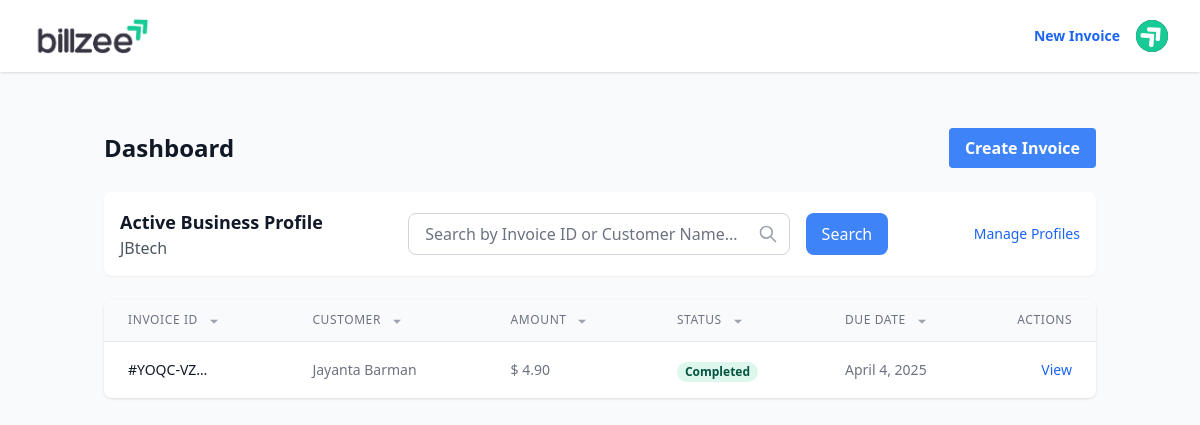
Before: / (signed in) with the older database file.
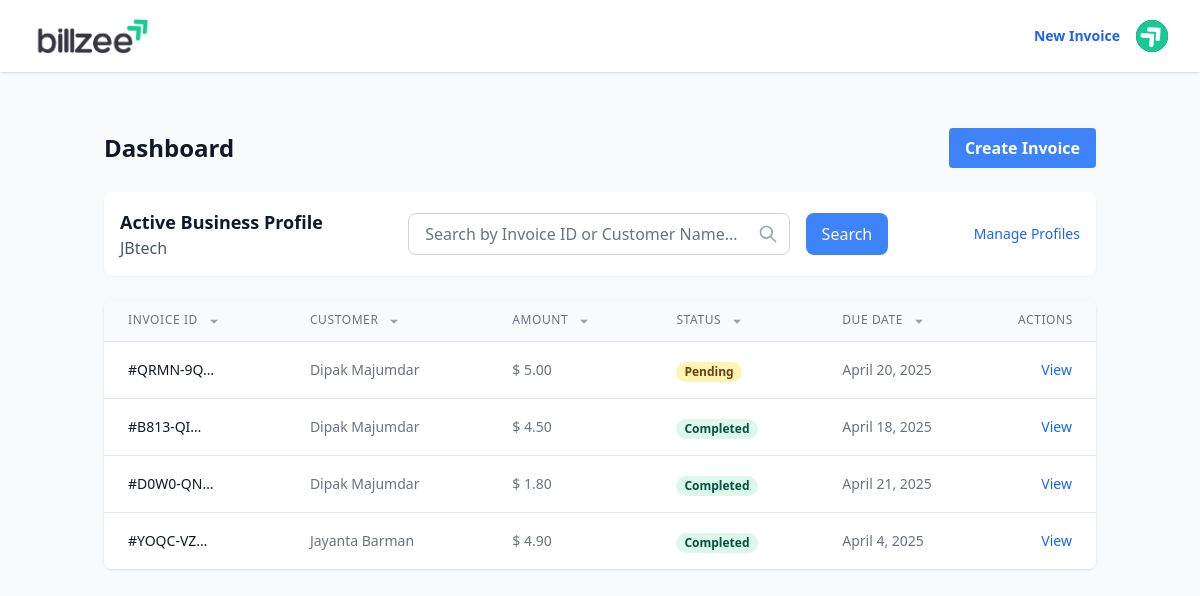
After: the same page with the newer database file.
### invoices/models.py (models this page shows, shortened)
class Invoice(models.Model):
    STATUS_CHOICES = [
        ('pending', 'Pending'),
        ('completed', 'Completed'),
        ('canceled', 'Canceled'),
    ]
    CURRENCY_CHOICES = [
        ('USD', 'USD'),
        ('INR', 'INR'),
        ('EUR', 'EUR'),
        ('GBP', 'GBP'),
        ('JPY', 'JPY'),
        ('AUD', 'AUD'),
        ('CAD', 'CAD'),
    ]
    invoice_id = models.CharField(max_length=19, editable=False, unique=True)
    user = models.ForeignKey(settings.AUTH_USER_MODEL, on_delete=models.CASCADE)
    profile = models.ForeignKey(Profile, on_delete=models.PROTECT, related_name='invoices', null=True, blank=True)
    customer_name = models.CharField(max_length=100)
    customer_email = models.EmailField()
    customer_contact = models.CharField(max_length=10, help_text="Numeric contact number (max 10 digits)", default="0000000000")
    customer_address = models.CharField(max_length=200, default="")
    customer_country = models.CharField(max_length=50, blank=True)
    customer_zip = models.CharField(max_length=7, blank=True, help_text="Postal/Zip code")
    customer_state = models.CharField(max_length=50, blank=True)
    customer_city = models.CharField(max_length=50, blank=True)
    billing_date = models.DateField(default=timezone.now)
    due_date = models.DateField()
    status = models.CharField(max_length=20, choices=STATUS_CHOICES, default='pending')
    notes = models.TextField(blank=True)
    created_at = models.DateTimeField(auto_now_add=True)
    updated_at = models.DateTimeField(auto_now=True)
    currency = models.CharField(max_length=3, choices=CURRENCY_CHOICES, default='USD')
    subtotal_amount = models.DecimalField(max_digits=10, decimal_places=2, default=0)
    gst_rate = models.DecimalField(max_digits=5, decimal_places=2, default=0)
    total_amount = models.DecimalField(max_digits=10, decimal_places=2, default=0)
    is_sent = models.BooleanField(default=False, help_text='Indicates if the invoice has been sent to the customer')
    paypal_payment_id = models.CharField(max_length=100, blank=True, null=True)
    cashfree_order_id = models.CharField(max_length=100, blank=True, null=True)

### invoices/views.py (the view)
# urls.py: path('', login_required(dashboard), name='home'),
@login_required
def dashboard(request):
    active_profile = Profile.objects.filter(user=request.user, is_active=True).first()
    if active_profile:
        invoices = Invoice.objects.filter(profile=active_profile)
        search_query = request.GET.get('search', '')
        if search_query:
            invoices = invoices.filter(
                Q(invoice_id__icontains=search_query) |
                Q(customer_name__icontains=search_query)
            )
        allowed_sort_fields = ['invoice_id', 'customer_name', 'total_amount', 'status', 'due_date']
        sort_by = request.GET.get('sort_by')
        order = request.GET.get('order', 'asc')
        if sort_by in allowed_sort_fields:
            ordering = sort_by if order == 'asc' else f"-{sort_by}"
        else:
            ordering = '-created_at'
        invoices = invoices.order_by(ordering)
    else:
        invoices = Invoice.objects.none()
    return render(request, 'invoices/dashboard.html', {
        'invoices': invoices,
        'active_profile': active_profile,
        'title': 'Dashboard'
    })

### templates/invoices/dashboard.html (shortened to what the changed rows need)
{% extends 'base.html' %}
{% load static %}
{% block content %}
<div class="container mx-auto px-4 py-8">
    <div class="flex justify-between items-center mb-6">
        <h1 class="text-2xl font-bold text-gray-900">Dashboard</h1>
    </div>
    {% if active_profile %}
    <div class="bg-white rounded-lg shadow-sm p-4 mb-6">
        <div class="flex items-center justify-between align-middle ">
            <div>
                <h2 class="text-lg font-semibold text-gray-900">Active Business Profile</h2>
            </div>
        </div>
    </div>
    {% endif %}
    <!-- {% if invoices %}
    <div class="mb-6 flex justify-end w-96">
        <form method="GET" action="{% url 'invoices:dashboard' %}" class="flex gap-4">
            <div class="flex-1">
                <div class="relative">
                    <input type="text"
                           name="search"
                           value="{{ request.GET.search }}"
                           placeholder="Search by Invoice ID or Customer Name..."
                           class="w-full px-4 py-2 border border-gray-300 rounded-lg focus:ring-blue-500 focus:border-blue-500">
                    <div class="absolute inset-y-0 right-0 flex items-center pr-3">
                        <svg class="h-5 w-5 text-gray-400" fill="none" stroke="currentColor" viewBox="0 0 24 24">
                            <path stroke-linecap="round" stroke-linejoin="round" stroke-width="2" d="M21 21l-6-6m2-5a7 7 0 11-14 0 7 7 0 0114 0z"/>
                        </svg>
                    </div>
                </div>
            </div>
            <button type="submit" class="px-4 py-2 bg-blue-500 text-white rounded-lg hover:bg-blue-600 focus:outline-none focus:ring-2 focus:ring-blue-500 focus:ring-offset-2">
                Search
            </button>
        </form>
    </div> -->
    <div class="bg-white rounded-lg shadow overflow-hidden">
        <table class="min-w-full divide-y divide-gray-200">
            <thead class="bg-gray-50">
                <tr>
                    <th scope="col" class="px-6 py-3 text-left text-xs font-medium text-gray-500 uppercase tracking-wider">
                        <a href="?sort_by=invoice_id&order={% if request.GET.sort_by == 'invoice_id' and request.GET.order == 'asc' %}desc{% else %}asc{% endif %}">
                            Invoice ID
                        </a>
                        <svg class="inline-block h-4 w-4 ml-1
                            {% if request.GET.sort_by == 'invoice_id' %}
                                {% if request.GET.order == 'asc' %}
                                    text-blue-500
                                {% else %}
                                    text-red-500
                                {% endif %}
                            {% else %}
                                text-gray-400
                            {% endif %}" viewBox="0 0 24 24" fill="currentColor">
                            <path d="{% if request.GET.sort_by == 'invoice_id' and request.GET.order == 'asc' %}M12 8l6 6H6z{% else %}M12 16l-6-6h12z{% endif %}"/>
                        </svg>
                    </th>
                    <th scope="col" class="px-6 py-3 text-left text-xs font-medium text-gray-500 uppercase tracking-wider">
                        <a href="?sort_by=customer_name&order={% if request.GET.sort_by == 'customer_name' and request.GET.order == 'asc' %}desc{% else %}asc{% endif %}">
                            Customer
                        </a>
                        <svg class="inline-block h-4 w-4 ml-1
                            {% if request.GET.sort_by == 'customer_name' %}
                                {% if request.GET.order == 'asc' %}
                                    text-blue-500
                                {% else %}
                                    text-red-500
                                {% endif %}
                            {% else %}
                                text-gray-400
                            {% endif %}" viewBox="0 0 24 24" fill="currentColor">
                            <path d="{% if request.GET.sort_by == 'customer_name' and request.GET.order == 'asc' %}M12 8l6 6H6z{% else %}M12 16l-6-6h12z{% endif %}"/>
                        </svg>
                    </th>
                    <th scope="col" class="px-6 py-3 text-left text-xs font-medium text-gray-500 uppercase tracking-wider">
                        <a href="?sort_by=total_amount&order={% if request.GET.sort_by == 'total_amount' and request.GET.order == 'asc' %}desc{% else %}asc{% endif %}">
                            Amount
                        </a>
                        <svg class="inline-block h-4 w-4 ml-1
                            {% if request.GET.sort_by == 'total_amount' %}
                                {% if request.GET.order == 'asc' %}
                                    text-blue-500
                                {% else %}
                                    text-red-500
                                {% endif %}
                            {% else %}
                                text-gray-400
                            {% endif %}" viewBox="0 0 24 24" fill="currentColor">
                            <path d="{% if request.GET.sort_by == 'total_amount' and request.GET.order == 'asc' %}M12 8l6 6H6z{% else %}M12 16l-6-6h12z{% endif %}"/>
                        </svg>
                    </th>
                    <th scope="col" class="px-6 py-3 text-left text-xs font-medium text-gray-500 uppercase tracking-wider">
                        <a href="?{% if request.GET.search %}search={{ request.GET.search|urlencode }}&{% endif %}sort_by=status&order={% if request.GET.sort_by == 'status' and request.GET.order == 'asc' %}desc{% else %}asc{% endif %}">
                            Status
                        </a>
                        <svg class="inline-block h-4 w-4 ml-1
                            {% if request.GET.sort_by == 'status' %}
                                {% if request.GET.order == 'asc' %}
                                    text-blue-500
                                {% else %}
                                    text-red-500
                                {% endif %}
                            {% else %}
                                text-gray-400
                            {% endif %}" viewBox="0 0 24 24" fill="currentColor">
                            <path d="{% if request.GET.sort_by == 'status' and request.GET.order == 'asc' %}M12 8l6 6H6z{% else %}M12 16l-6-6h12z{% endif %}"/>
                        </svg>
                    </th>
                    <th scope="col" class="px-6 py-3 text-left text-xs font-medium text-gray-500 uppercase tracking-wider">
                        <a href="?{% if request.GET.search %}search={{ request.GET.search|urlencode }}&{% endif %}sort_by=due_date&order={% if request.GET.sort_by == 'due_date' and request.GET.order == 'asc' %}desc{% else %}asc{% endif %}">
                            Due Date
                        </a>
                        <svg class="inline-block h-4 w-4 ml-1
                            {% if request.GET.sort_by == 'due_date' %}
                                {% if request.GET.order == 'asc' %}
                                    text-blue-500
                                {% else %}
                                    text-red-500
                                {% endif %}
                            {% else %}
                                text-gray-400
                            {% endif %}" viewBox="0 0 24 24" fill="currentColor">
                            <path d="{% if request.GET.sort_by == 'due_date' and request.GET.order == 'asc' %}M12 8l6 6H6z{% else %}M12 16l-6-6h12z{% endif %}"/>
                        </svg>
                    </th>
                    <th scope="col" class=" py-3 text-xs font-medium text-gray-500 uppercase tracking-wider">
                        <span class="">Actions</span>
                    </th>
                </tr>
            </thead>
            <tbody class="bg-white divide-y divide-gray-200">
                {% for invoice in invoices %}
                <tr>
                    <td class="px-6 py-4 whitespace-nowrap text-sm font-medium text-gray-900">
                        #{{ invoice.invoice_id|truncatechars:8 }}
                    </td>
                    <td class="px-6 py-4 whitespace-nowrap text-sm text-gray-500">
                        {{ invoice.customer_name }}
                    </td>
                    <td class="px-6 py-4 whitespace-nowrap text-sm text-gray-500">
                        <span id="currency-symbol">
                            {% if invoice.currency == 'INR' %}
                            ₹
                            {% elif invoice.currency == 'USD' %}
                            $
                            {% elif invoice.currency == 'EUR' %}
                            €
                            {% elif invoice.currency == 'GBP' %}
                            £
                            {% elif invoice.currency == 'JPY' %}
                            ¥
                            {% elif invoice.currency == 'AUD' %}
                            AU$
                            {% elif invoice.currency == 'CAD' %}
                            CA$
                            {% endif %}
                        </span> {{ invoice.total_amount }}
                    </td>
                    <td class="px-6 py-4 whitespace-nowrap">
                        <span class="px-2 inline-flex text-xs leading-5 font-semibold rounded-full
                            {% if invoice.status == 'completed' %}
                                bg-green-100 text-green-800
                            {% elif invoice.status == 'pending' %}
                                bg-yellow-100 text-yellow-800
                            {% else %}
                                bg-red-100 text-red-800
                            {% endif %}">
                            {{ invoice.status|title }}
                        </span>
                    </td>
                    <td class="px-6 py-4 whitespace-nowrap text-sm text-gray-500">
                        {{ invoice.due_date }}
                    </td>
                    <td class="px-6 py-4 whitespace-nowrap text-right text-sm font-medium">
                        <a href="{% url 'invoices:detail' invoice.pk %}" class="text-blue-600 hover:text-blue-900">View</a>
                    </td>
                </tr>
                {% endfor %}
            </tbody>
        </table>
    </div>
    {% endif %}
</div>
{% endblock %}

Changed rows visible on the page:
added Invoice: invoice_id "QRMN-9Q…", customer_name "Dipak Majumdar", total_amount "5.00", status "Pending", due_date "April 20, 2025"
added Invoice: invoice_id "B813-QI…", customer_name "Dipak Majumdar", total_amount "4.50", status "Completed", due_date "April 18, 2025"
added Invoice: invoice_id "D0W0-QN…", customer_name "Dipak Majumdar", total_amount "1.80", status "Completed", due_date "April 21, 2025"
